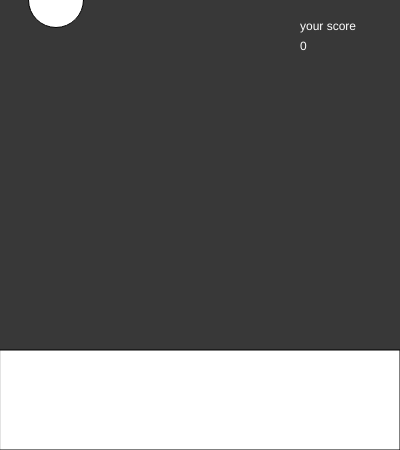
Frame 1 (no input)
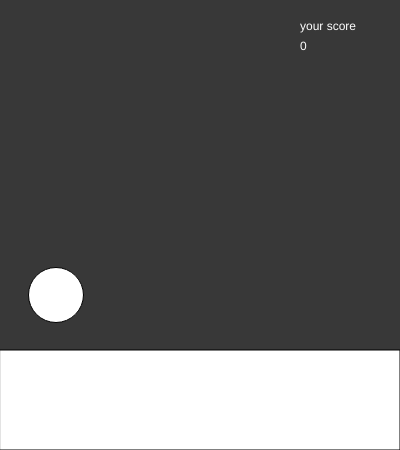
Frame 60 (no input)
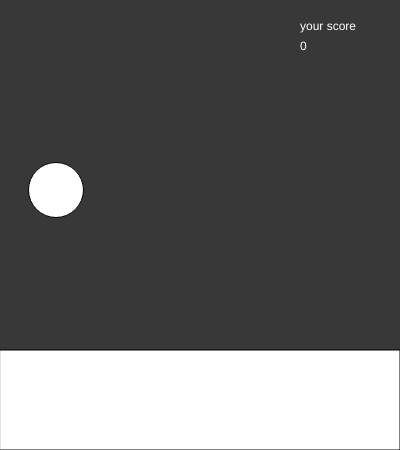
Frame 120 (the mouse pressed at the canvas centre since frame 60)

The p5.js sketch that drew these frames (run headless with seeded random() and noise() and a simulated clock; from frame 60 on, the mouse is pressed at the canvas centre):

// p5.js sketch
// ── sketch.js
var ba = 0;
var score = 0;
function setup() {
  createCanvas(400, 450);
}

function draw() {
  background(56);
  rect(0, 350, 400, 100);



  ellipse(56, ba, 55, 55);
  ba = ba + 5;

  if (ba > 400) {
    ba = 0;
  }

  fill(600, 600);
  text("your score", 300, 30);
  text(score, 300, 50);
}
function keyPressed() {
  if (key == "a" && ba > 350) {
    score = score + 5;
  }
}
